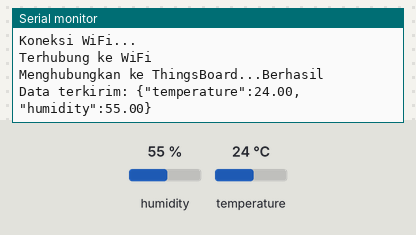
The sketch below on a simulated ESP32. On the bench: the last lines printed to the serial monitor. The inputs (shaded band) are chosen by the test bench; at power-on: humidity 55 %, temperature 24 °C. WiFi joins after 1.5 s; servers stay silent unless stated; no MQTT or app messages arrive unless stated.

Above: at 3.2 s.
3.3 s: humidity set to 22 %
At 8.3 s:
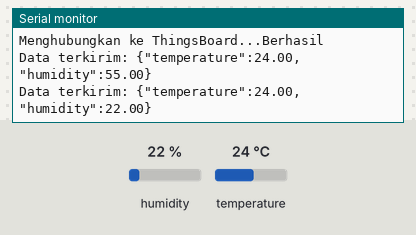
8.9 s: temperature set to 12 °C
At 12.4 s:
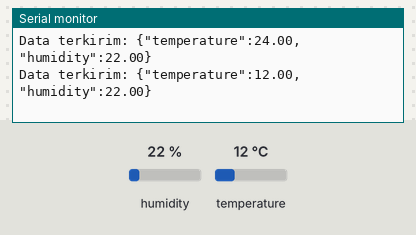
14.5 s: humidity set to 40 %
At 17.6 s:
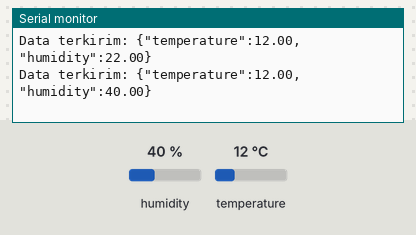
Timing chart, 0 to 19.1 s (numbered marks = the images above; inputs shaded):
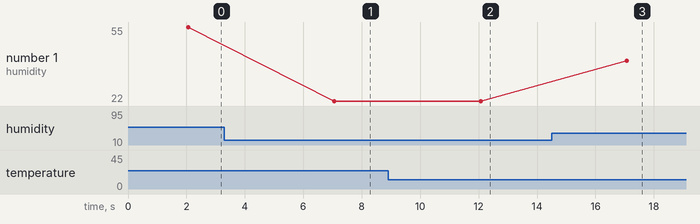

The sketch:

OurSC.ino
```cpp
#include <DHT.h>
#include <WiFi.h>
#include <PubSubClient.h>


const char* ssid = "Binomial Newton"; //ganti wifi ID
const char* password = "Kalkulus21"; //ganti wifi Password

#define tb_server "thingsboard.cloud"
const int tb_port = 1883;
#define tb_token "vuu5pagqdk84do1fjbnz" //ganti token Thingsboard

WiFiClient espClient;
PubSubClient client(espClient);
#define DHT_PIN 15 //ganti pin sensor DHT
#define DHT_TYPE DHT22 //ganti jenis sensor DHT

DHT dht(DHT_PIN, DHT_TYPE);


void setup()
{
  Serial.begin(115200);

  WiFi.begin(ssid, password);
  while (WiFi.status() != WL_CONNECTED) {
    delay(1000);
    Serial.println("Koneksi WiFi...");
  }
  Serial.println("Terhubung ke WiFi");


  dht.begin();

  client.setServer(tb_server, tb_port);
  client.setCallback(callback);

}

void loop() {
  if (!client.connected()) {
    reconnect();
  }

  client.loop();


  // Baca suhu dan kelembaban dari sensor DHT22
  float temperature = dht.readTemperature();
  float humidity = dht.readHumidity();

  if (!isnan(temperature) && !isnan(humidity)) {
    // Kirim data ke ThingsBoard
    String telemetryData = "{\"temperature\":" + String(temperature) + ",\"humidity\":" + String(humidity) + "}";
    char attributes[telemetryData.length() + 1];
    telemetryData.toCharArray(attributes, telemetryData.length() + 1);

    client.publish("v1/devices/me/telemetry", attributes);
    Serial.println("Data terkirim: " + telemetryData);
  }

  delay(5000); // Kirim data setiap 5 detik
}

void callback(char* topic, byte* payload, unsigned int length) {
  // Tambahkan kode callback jika diperlukan
}

void reconnect() {
  while (!client.connected()) {
    Serial.print("Menghubungkan ke ThingsBoard...");
    if (client.connect("ESP32_Client", tb_token, "")) {
      Serial.println("Berhasil");
    } else {
      Serial.print("Gagal, status=");
      Serial.print(client.state());
      Serial.println(" Coba lagi dalam 5 detik");
      delay(5000);
    }
  }
}
```

Measured:
- after the input at 3.3 s, the serial monitor: prints a new line after 3.8 s (image 1)
- after the input at 8.9 s, the serial monitor: prints a new line after 3.2 s (image 2)
- after the input at 14.5 s, the serial monitor: prints a new line after 2.6 s (image 3)
- plotted number 1: 55 → 22 after the input at 3.3 s, 22 → 40 after the input at 14.5 s
